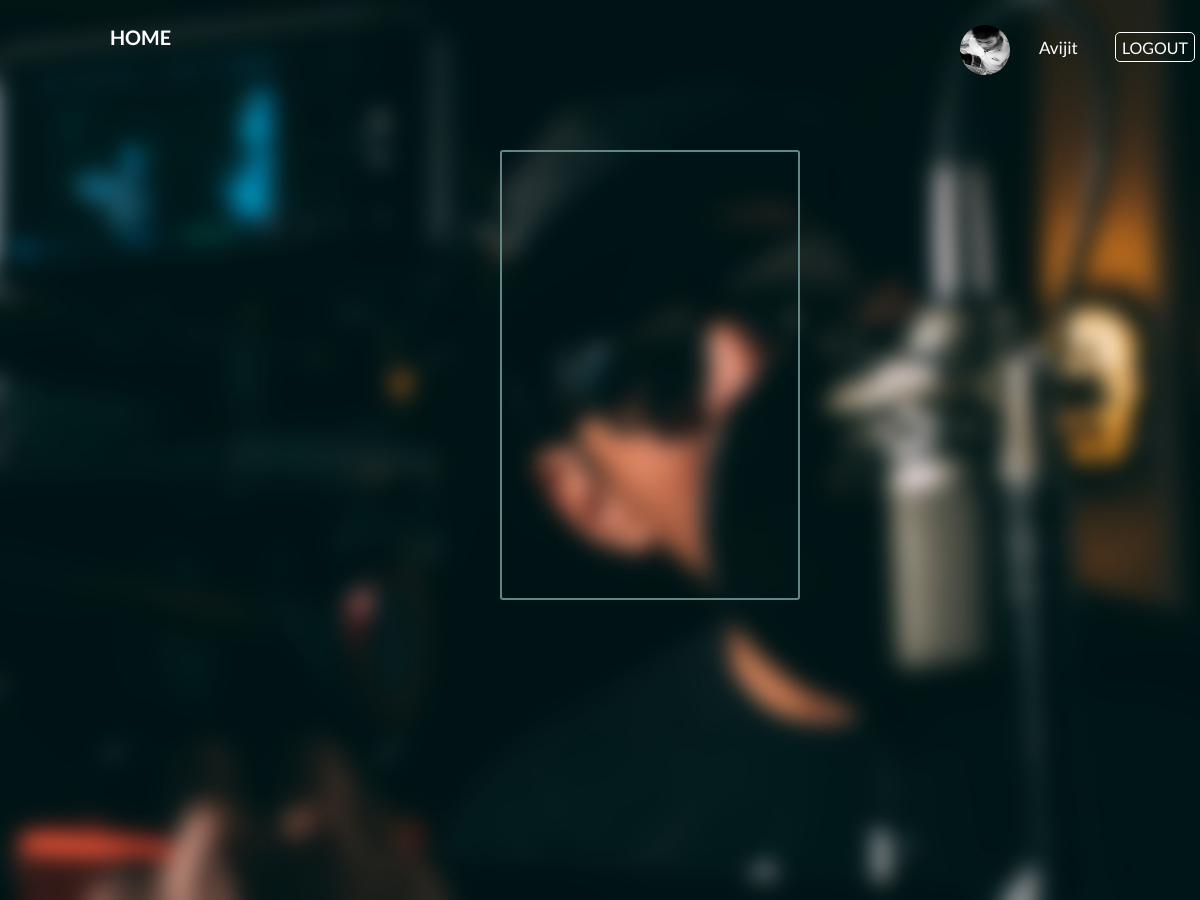
/request.php (signed in), run on the app's committed database.
### tables this page shows
CREATE TABLE IF NOT EXISTS `project` (
  `id` int(11) NOT NULL AUTO_INCREMENT,
  `firstName` varchar(255) DEFAULT NULL,
  `lastName` varchar(255) DEFAULT NULL,
  `email` varchar(255) DEFAULT NULL,
  `pass` varchar(255) DEFAULT NULL,
  `wallet` int(11) DEFAULT NULL,
  `product` varchar(256) DEFAULT NULL,
  `imglink` varchar(255) DEFAULT NULL,
  `op` varchar(255) DEFAULT NULL,
  `nameReq` varchar(255) DEFAULT NULL,
  `bal` varchar(255) DEFAULT NULL,
  PRIMARY KEY (`id`)
);

### request.php (the view, shortened to what this page needs)
<!DOCTYPE HTML>
<html>
	<head>
	<link rel="stylesheet" href="css/animate.css">
	<link rel="stylesheet" href="css/icomoon.css">
	<link rel="stylesheet" href="css/themify-icons.css">
	<link rel="stylesheet" href="css/bootstrap.css">
	<link rel="stylesheet" href="css/magnific-popup.css">
	<link rel="stylesheet" href="css/bootstrap-datepicker.min.css">
	<link rel="stylesheet" href="css/owl.carousel.min.css">
	<link rel="stylesheet" href="css/owl.theme.default.min.css">
	<link rel="stylesheet" href="css/pro1.css">
	<link rel="stylesheet" href="css/002.css">
	</head>
	<body>
	<div id="page">
	<nav class="gtco-nav" role="navigation">
		<div class="gtco-container">
			<div class="row">
				<div class="col-sm-4 col-xs-12">
					<div id="gtco-logo"><a href="productlist.php">Home <em></em></a></div>
				</div>
				<div class="col-xs-8 text-right menu-1">
					<ul>
						<form style="float:right" method="POST"  >
              <?php
            	include 'db_handler.php';
            	  $sql2="SELECT * FROM project WHERE email='$_SESSION[email]';";
            	  $result2=mysqli_query($conn,$sql2);
            	      if($row2=mysqli_fetch_assoc($result2)){
            	        $firstName=$row2['firstName'];
            $image=$row2['imglink'];
            	      }
                   echo "<img src='$image'style='height:50px;width:50px ;border-radius:50%;'>";
					  echo "<input class=i1 type=submit name=id value=$firstName style='border:0px solid;background-color: transparent;margin-left:15px; margin-right:15px;padding:12px 14px;color:white;font-size:17px;'>";
                  ?>
                  <?php
                  echo "<form method='POST' >";
                  		echo "<input type=submit name=LOGOUT value=LOGOUT style='color:  white;
                    background-color: transparent; margin-left:5px; margin-right:5px; height: 30px;border:1px solid;border-radius: 5px;'/>";
                  	echo "</form>";
                  ?>
					  </form>
					</ul>
				</div>
			</div>
		</div>
	</nav>
	<header id="gtco-header" class="gtco-cover gtco-cover-md" role="banner" style="background-image: url(images/1111.jpg)">
    <div class="div">
  </div>
	</header>
	</body>
</html>

### css/pro1.css (style rules this page uses)
.div { height: 450px; width: 300px; margin-left: 500px; margin-right: 500px; margin-top: 150px; border-radius: 3px 3px 3px 3px ; border: 2px solid #618685; text-align: center; padding-top: 50px; color: white; padding-bottom: 15px; }

### css/002.css (style rules this page uses)
.i1 { border: 2px solid; border-color: #2C333B; overflow: hidden; color: black; background-color: #deeaee; border-radius: 5px 5px 5px 5px; }
body { font-family: "Lato", Arial, sans-serif; font-weight: 400; font-size: 16px; line-height: 1.7; color: #777; background: #fff; overflow: hidden; }
#page { position: relative; overflow-x: hidden; width: 100%; height: 100%; -webkit-transition: 0.5s; -o-transition: 0.5s; transition: 0.5s; }
a { color: #eee; -webkit-transition: 0.5s; -o-transition: 0.5s; transition: 0.5s; }
.gtco-container { max-width: 1100px; position: relative; margin-left: 100px; float: center; }
.gtco-nav { position: absolute; top: 0; left: 0; width: 100%; padding-top: 20px; z-index: 1001; }
.gtco-nav #gtco-logo { font-size: 20px; margin: 0; padding: 0; text-transform: uppercase; font-weight: bold; }
.gtco-nav a { padding: 5px 10px; color: #fff; }
.gtco-nav ul { padding: 0; margin: 2px 0 0 0; }
#gtco-header { background: #eee; }
#gtco-header, #gtco-counter, .gtco-bg { background-size: cover; background-position: top center; background-repeat: no-repeat; position: relative; }
.gtco-cover { height: 900px; background-size: cover; background-position: center center; background-repeat: no-repeat; position: relative; float: left; width: 100%; }
#gtco-offcanvas ul { padding: 0; margin: 0; }

### data on the page
project: imglink (picture), id "Avijit"
